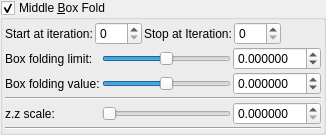
    <widget class="MyGroupBox" name="groupCheck_transf_function_enabledBx_false">
     <property name="title">
      <string>Middle &amp;Box Fold</string>
     </property>
     <property name="checkable">
      <bool>true</bool>
     </property>
     <layout class="QVBoxLayout" name="verticalLayout_11" stretch="0,0,0">
      <property name="spacing">
       <number>2</number>
      </property>
      <property name="leftMargin">
       <number>2</number>
      </property>
      <property name="topMargin">
       <number>2</number>
      </property>
      <property name="rightMargin">
       <number>2</number>
      </property>
      <property name="bottomMargin">
       <number>2</number>
      </property>
      <item>
       <layout class="QGridLayout" name="gridLayout_3">
        <property name="spacing">
         <number>2</number>
        </property>
        <item row="0" column="1">
         <widget class="MySpinBox" name="spinboxInt_transf_start_iterations_A">
          <property name="sizePolicy">
           <sizepolicy hsizetype="Minimum" vsizetype="Maximum">
            <horstretch>0</horstretch>
            <verstretch>0</verstretch>
           </sizepolicy>
          </property>
          <property name="minimum">
           <number>0</number>
          </property>
          <property name="maximum">
           <number>250</number>
          </property>
          <property name="value">
           <number>0</number>
          </property>
         </widget>
        </item>
        <item row="0" column="0">
         <widget class="QLabel" name="label_56">
          <property name="text">
           <string>Start at iteration:</string>
          </property>
         </widget>
        </item>
        <item row="0" column="2">
         <widget class="QLabel" name="label_57">
          <property name="text">
           <string>Stop at Iteration:</string>
          </property>
         </widget>
        </item>
        <item row="0" column="6">
         <spacer name="horizontalSpacer_4">
          <property name="orientation">
           <enum>Qt::Horizontal</enum>
          </property>
          <property name="sizeHint" stdset="0">
           <size>
            <width>40</width>
            <height>20</height>
           </size>
          </property>
         </spacer>
        </item>
        <item row="0" column="3">
         <widget class="MySpinBox" name="spinboxInt_transf_stop_iterations_A">
          <property name="sizePolicy">
           <sizepolicy hsizetype="Minimum" vsizetype="Maximum">
            <horstretch>0</horstretch>
            <verstretch>0</verstretch>
           </sizepolicy>
          </property>
          <property name="maximum">
           <number>250</number>
          </property>
         </widget>
        </item>
       </layout>
      </item>
      <item>
       <layout class="QGridLayout" name="gridLayout_13">
        <property name="spacing">
         <number>2</number>
        </property>
        <item row="3" column="0">
         <widget class="QLabel" name="label_59">
          <property name="text">
           <string>z.z scale:</string>
          </property>
         </widget>
        </item>
        <item row="3" column="2">
         <widget class="MyDoubleSpinBox" name="spinbox_transf_scale_1">
          <property name="sizePolicy">
           <sizepolicy hsizetype="Minimum" vsizetype="Maximum">
            <horstretch>0</horstretch>
            <verstretch>0</verstretch>
           </sizepolicy>
          </property>
          <property name="prefix">
           <string/>
          </property>
          <property name="suffix">
           <string/>
          </property>
          <property name="decimals">
           <number>6</number>
          </property>
          <property name="minimum">
           <double>0.000000000000000</double>
          </property>
          <property name="maximum">
           <double>9.999000000000001</double>
          </property>
          <property name="singleStep">
           <double>0.100000000000000</double>
          </property>
         </widget>
        </item>
        <item row="3" column="1">
         <widget class="QSlider" name="slider_transf_scale_1">
          <property name="sizePolicy">
           <sizepolicy hsizetype="Expanding" vsizetype="Maximum">
            <horstretch>0</horstretch>
            <verstretch>0</verstretch>
           </sizepolicy>
          </property>
          <property name="minimum">
           <number>0</number>
          </property>
          <property name="maximum">
           <number>1000000</number>
          </property>
          <property name="singleStep">
           <number>1</number>
          </property>
          <property name="orientation">
           <enum>Qt::Horizontal</enum>
          </property>
         </widget>
        </item>
        <item row="2" column="0" colspan="3">
         <widget class="Line" name="line_22">
          <property name="orientation">
           <enum>Qt::Horizontal</enum>
          </property>
         </widget>
        </item>
        <item row="0" column="2">
         <widget class="MyDoubleSpinBox" name="spinbox_mandelbox_folding_limit">
          <property name="sizePolicy">
           <sizepolicy hsizetype="Minimum" vsizetype="Maximum">
            <horstretch>0</horstretch>
            <verstretch>0</verstretch>
           </sizepolicy>
          </property>
          <property name="prefix">
           <string/>
          </property>
          <property name="suffix">
           <string/>
          </property>
          <property name="decimals">
           <number>6</number>
          </property>
          <property name="minimum">
           <double>-99.998999999999995</double>
          </property>
          <property name="maximum">
           <double>99.998999999999995</double>
          </property>
          <property name="singleStep">
           <double>0.100000000000000</double>
          </property>
         </widget>
        </item>
        <item row="1" column="2">
         <widget class="MyDoubleSpinBox" name="spinbox_mandelbox_folding_value">
          <property name="sizePolicy">
           <sizepolicy hsizetype="Minimum" vsizetype="Maximum">
            <horstretch>0</horstretch>
            <verstretch>0</verstretch>
           </sizepolicy>
          </property>
          <property name="prefix">
           <string/>
          </property>
          <property name="suffix">
           <string/>
          </property>
          <property name="decimals">
           <number>6</number>
          </property>
          <property name="minimum">
           <double>-99.998999999999995</double>
          </property>
          <property name="maximum">
           <double>99.998999999999995</double>
          </property>
          <property name="singleStep">
           <double>0.100000000000000</double>
          </property>
         </widget>
        </item>
        <item row="1" column="1">
         <widget class="QSlider" name="slider_mandelbox_folding_value">
          <property name="sizePolicy">
           <sizepolicy hsizetype="Expanding" vsizetype="Maximum">
            <horstretch>0</horstretch>
            <verstretch>0</verstretch>
           </sizepolicy>
          </property>
          <property name="minimum">
           <number>-10000000</number>
          </property>
          <property name="maximum">
           <number>10000000</number>
          </property>
          <property name="singleStep">
           <number>1</number>
          </property>
          <property name="orientation">
           <enum>Qt::Horizontal</enum>
          </property>
         </widget>
        </item>
        <item row="0" column="0">
         <widget class="QLabel" name="label_60">
          <property name="text">
           <string>Box folding limit:</string>
          </property>
         </widget>
        </item>
        <item row="1" column="0">
         <widget class="QLabel" name="label_61">
          <property name="text">
           <string>Box folding value:</string>
          </property>
         </widget>
        </item>
        <item row="0" column="1">
         <widget class="QSlider" name="slider_mandelbox_folding_limit">
          <property name="sizePolicy">
           <sizepolicy hsizetype="Expanding" vsizetype="Maximum">
            <horstretch>0</horstretch>
            <verstretch>0</verstretch>
           </sizepolicy>
          </property>
          <property name="minimum">
           <number>-10000000</number>
          </property>
          <property name="maximum">
           <number>10000000</number>
          </property>
          <property name="singleStep">
           <number>1</number>
          </property>
          <property name="orientation">
           <enum>Qt::Horizontal</enum>
          </property>
         </widget>
        </item>
       </layout>
      </item>
      <item>
       <widget class="Line" name="line_23">
        <property name="orientation">
         <enum>Qt::Horizontal</enum>
        </property>
       </widget>
      </item>
     </layout>
    </widget>
